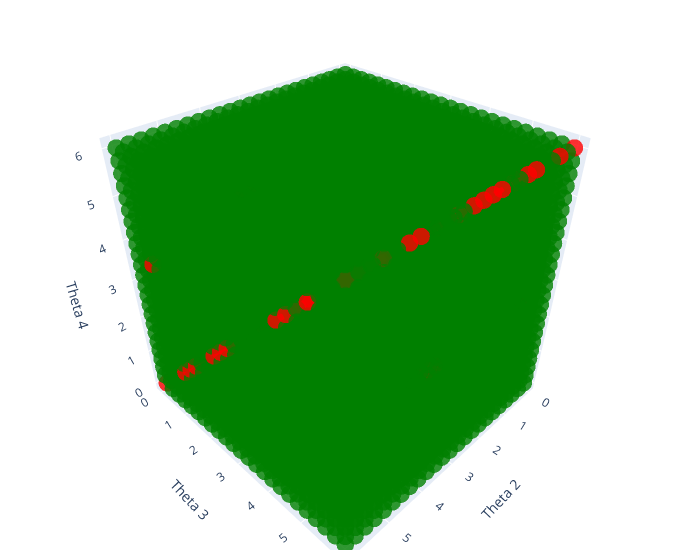

Write notebook code for a chart like this one.
### Code cell
create_3d_scatter(theta_combinations, colors)


# theta_combinations = []
# colors = []

### Figure 1 — Plotly figure (JSON) as saved in the notebook; plotly's stock layout.template omitted (floating-point values rounded to 4 significant figures; data arrays with more than 128 entries replaced by an {"elided": "..."} marker saying what was removed)
{"data": [{"marker": {"color": {"elided": "13824 str values"}, "opacity": 0.8, "size": 6}, "mode": "markers", "type": "scatter3d", "x": {"elided": "13824 float values"}, "y": {"elided": "13824 float values"}, "z": {"elided": "13824 float values"}}], "layout": {"margin": {"b": 10, "l": 10, "r": 20, "t": 10}, "scene": {"xaxis": {"title": {"text": "Theta 2"}}, "yaxis": {"title": {"text": "Theta 3"}}, "zaxis": {"title": {"text": "Theta 4"}}}, "width": 700}}
